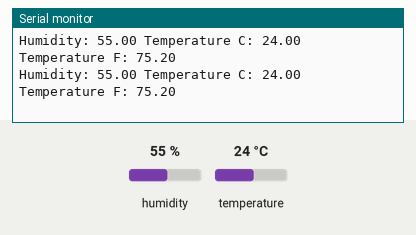
A sketch run on a simulated Arduino Uno, built with avr-gcc and run on an emulated ATmega328P. Parts: the last lines printed to the serial monitor. The test bench sets the inputs (shaded band); at power-on: temperature 24 °C, humidity 55 %.

Above: at 1.3 s.
1.4 s: temperature set to 41 °C
At 2.28 s:
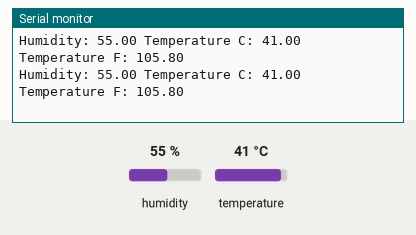
7.5 s: temperature set to 12 °C
At 8.34 s:
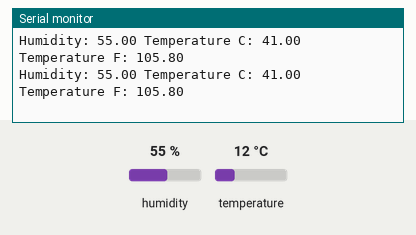
13.6 s: humidity set to 22 %
At 14.5 s:
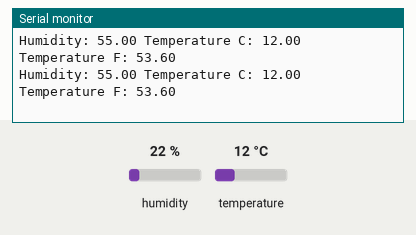
22.5 s: temperature set to 41 °C
At 22.72 s:
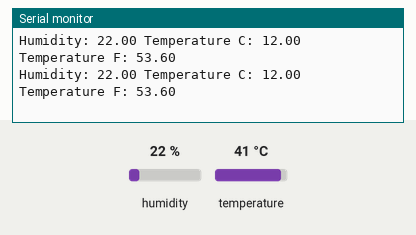
Timing chart, 0 to 25.5 s (numbered marks = the images above; inputs shaded):
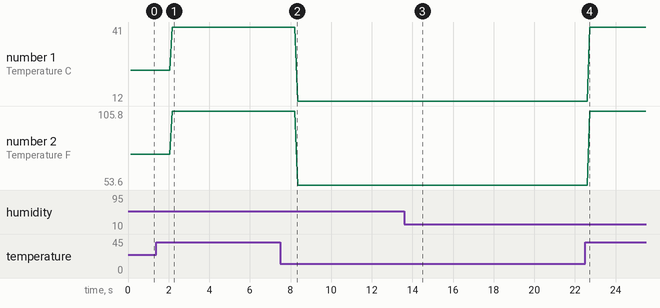

The sketch:

Lesson50.ino
```cpp
// Lesson 50: How to connect and use the DHT11 temperature and pressure sensor
#include "DHT.h"
#define Type DHT11
int sensorPin = 2;
DHT HT(sensorPin, Type);
float humidity;
float tempC;
float tempF;
int dt=100;

void setup() {
  Serial.begin(9600);
  HT.begin();
  delay(dt);

}

void loop() {
  // put your main code here, to run repeatedly:
  humidity = HT.readHumidity();
  tempC = HT.readTemperature();
  tempF = HT.readTemperature(true);
  Serial.print("Humidity: ");
  Serial.print(humidity);
  Serial.print(" Temperature C: ");
  Serial.print(tempC);
  Serial.print(" Temperature F: ");
  Serial.println(tempF);
  delay(dt);
}
```

Measured:
- after the input at 1.4 s, the serial monitor: prints a new line after 0.78 s (image 1)
- plotted number 1: 24 → 41 after the input at 1.4 s, 41 → 12 after the input at 7.5 s, 12 → 41 after the input at 22.5 s
- plotted number 2: 75.2 → 105.8 after the input at 1.4 s, 105.8 → 53.6 after the input at 7.5 s, 53.6 → 105.8 after the input at 22.5 s
